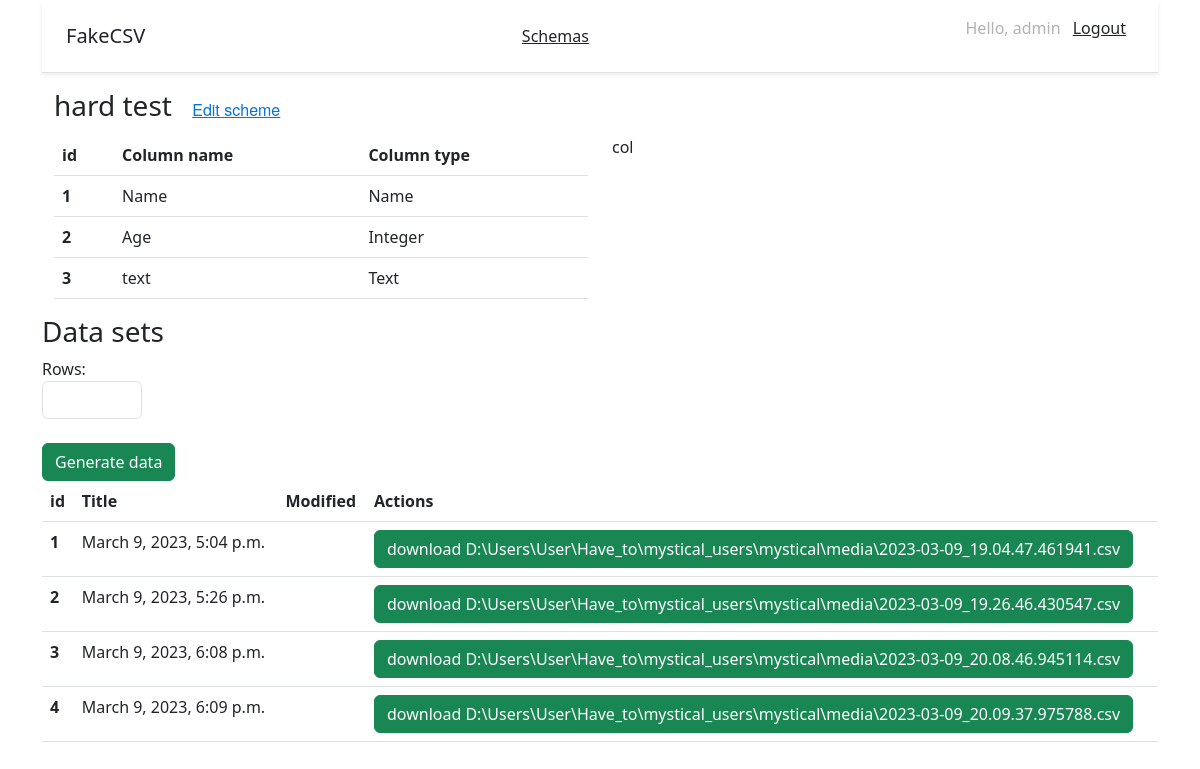
Page /generate_csv/3/ (signed in) on the committed database.
### mystical_users/models.py (models this page shows, shortened)
class Schema(models.Model):
    title = models.CharField(max_length=100, verbose_name='Title', blank=True)
    modified = models.DateTimeField(auto_now_add=True, verbose_name='Modified')

class Column(models.Model):
    name = models.CharField(max_length=60)
    type = models.CharField(max_length=20)
    order = models.IntegerField()
    number = models.IntegerField(blank=True, null=True)
    start = models.IntegerField(blank=True, null=True)
    end = models.IntegerField(blank=True, null=True)
    schema = models.ForeignKey(Schema, on_delete=models.CASCADE, blank=True)

class File(models.Model):
    path = models.CharField(max_length=500, null=True)
    name = models.CharField(max_length=500, null=True)
    created = models.DateTimeField(auto_now_add=True, verbose_name='Created', null=True)
    file = models.FileField(null=True, upload_to='file')
    schema = models.ForeignKey(Schema, on_delete=models.CASCADE, blank=True)

### mystical_users/views.py (the view)
# urls.py: path('generate_csv/<int:schema_id>/', views.generate_csv, name='generate_csv'),
@login_required
def generate_csv(request, schema_id):
    current_columns = Column.objects.filter(schema_id=schema_id).all()
    current_schema = Schema.objects.get(pk=schema_id)
    if request.method == 'POST':
        count = int(request.POST.get('count'))
        collection = []
        for element in current_columns:
            data = []
            data.append(str(element.name))
            data.append(str(element.type))
            if str(element.type) == 'text':
                data.append(str(element.number))
            elif str(element.type) == 'Integer':
                data.append(str(element.start))
                data.append(str(element.end))
            data.append(str(element.order))
            collection.append(data)
        file_path = create_csv_file(data=collection, number=count)
        csv_name = file_path.split('\\')[-1]
        print(csv_name)
        csv = File.objects.create(path=file_path, schema=current_schema, file=file_path, name=csv_name)
        data = {'message': 'CSV data generated successfully'}
        return JsonResponse(data)
    else:
        files = File.objects.filter(schema_id=schema_id).all()
        context = {
            'files': files,
            'current_schema': current_schema,
            'current_columns': current_columns
        }
        return render(request, 'generate_csv.html', context)

### mystical_users/templates/generate_csv.html (shortened to what this page needs)
{% extends 'base.html' %}
{% block content %}
<div class="container">
  <div class="row">
    <div class="col">
        <h3>
          {{ current_schema.title }}
          <small class="text-muted"><a class="btn btn-link" href="/generate_csv/{{ current_schema.id }}" id="Edit">Edit scheme</a></small>
      </h3>
    </div>
  </div>
  <div class="row">
  <div class="col">
    <table class="table">
  <thead>
    <tr>
      <th scope="col">id</th>
      <th scope="col">Column name</th>
      <th scope="col">Column type</th>
    </tr>
  </thead>
  <tbody>
  {% for item in current_columns %}
  <tr>
     <th scope="row">{{ item.order }}</th>
     <td>{{ item.name }}</td>
     <td>{{ item.type }}</td>
  </tr>
{% endfor %}
  </tbody>
</table>
  </div>
  <div class="col">
    col
  </div>
  </div>
</div>
  <div class="row">
    <div class="col">
        <h3>Data sets</h3>
    </div>
    <div class="col">
    </div>
    <div class="col">
    </div>
    <div class="col">
    </div>
  <form id="myForm" method="post" enctype="multipart/form-data">
    <div class="col">
      Rows:
       <input type="number" class="form-control" value="start" name="count" style="width: 100px;" required>
    </div>
    <div class="col">
      <br>
      <button class="btn btn-success" type="submit">Generate data</button>
    </div>
  </form>
  </div>
<table class="table">
  <thead>
    <tr>
      <th scope="col">id</th>
      <th scope="col">Title</th>
      <th scope="col">Modified</th>
      <th scope="col">Actions</th>
    </tr>
  </thead>
  <tbody>
  {% for item in files %}
  <tr>
     <th scope="row">{{ item.id }}</th>
     <td>{{ item.created }}</td>
     <td>{{ item.modified }}</td>
      <td><a id="download-button-{{ item.id }}" class="btn btn-success">download {{ item.path }}</a></td>
  </tr>
{% endfor %}
  </tbody>
</table>
{% endblock %}

### mystical_users/templates/base.html (shortened to what this page needs)
<!doctype html>
<html lang="ru">
<head>
    <link href="https://cdn.jsdelivr.net/npm/bootstrap@5.3.0-alpha1/dist/css/bootstrap.min.css" rel="stylesheet">
    {% load static %}
    {% block extrastyle %}
    <link rel="stylesheet" href="{% static 'css/login.css' %}">
    <link rel="stylesheet" href="{% static 'css/schemas.css' %}">
    {% endblock %}
</head>
<body>
<div class="container">
  <div class="d-flex flex-column flex-md-row align-items-center justify-content-between p-3 px-md-4 mb-3 bg-white border-bottom shadow-sm">
      <div>
      <h5 class="my-0 font-weight-normal">FakeCSV</h5>
         </div>
         <div>
      <a class="p-2 text-dark" href="{% url 'schemas' %}">Schemas</a>
        </div>
    {% if request.user.is_authenticated %}
    <nav class="my-2 my-md-0" style="color: rgba(0, 0, 0, 0.3);">
      <p>Hello, {{ request.user.username }} <a class="p-2 text-dark" href="{% url 'logout' %}">Logout</a></p>
    </nav>
    {% endif %}
  </div>
</div>
    <div class="container">
        {% block content %}{% endblock %}
    </div>
</body>
</html>

### static/css/schemas.css (style rules this page uses)
#Edit { font-family: 'Helvetica Neue'; font-style: normal; font-weight: 400; font-size: 16px; line-height: 21px; color: #0275D8; }

### rows in the picture
Schema: title "hard test"
Column: order "1", name "Name", type "Name"
Column: order "2", name "Age", type "Integer"
Column: order "3", name "text", type "Text"
File: id "1", created "March 9, 2023, 5:04 p.m.", path "D:\\Users\\User\\Have_to\\mystical_users\\mystical\\media\\2023-03-09_19.04.47.461941.csv"
File: id "2", created "March 9, 2023, 5:26 p.m.", path "D:\\Users\\User\\Have_to\\mystical_users\\mystical\\media\\2023-03-09_19.26.46.430547.csv"
File: id "3", created "March 9, 2023, 6:08 p.m.", path "D:\\Users\\User\\Have_to\\mystical_users\\mystical\\media\\2023-03-09_20.08.46.945114.csv"
File: id "4", created "March 9, 2023, 6:09 p.m.", path "D:\\Users\\User\\Have_to\\mystical_users\\mystical\\media\\2023-03-09_20.09.37.975788.csv"

### other values in the picture
{{ request.user.username }} "admin"
